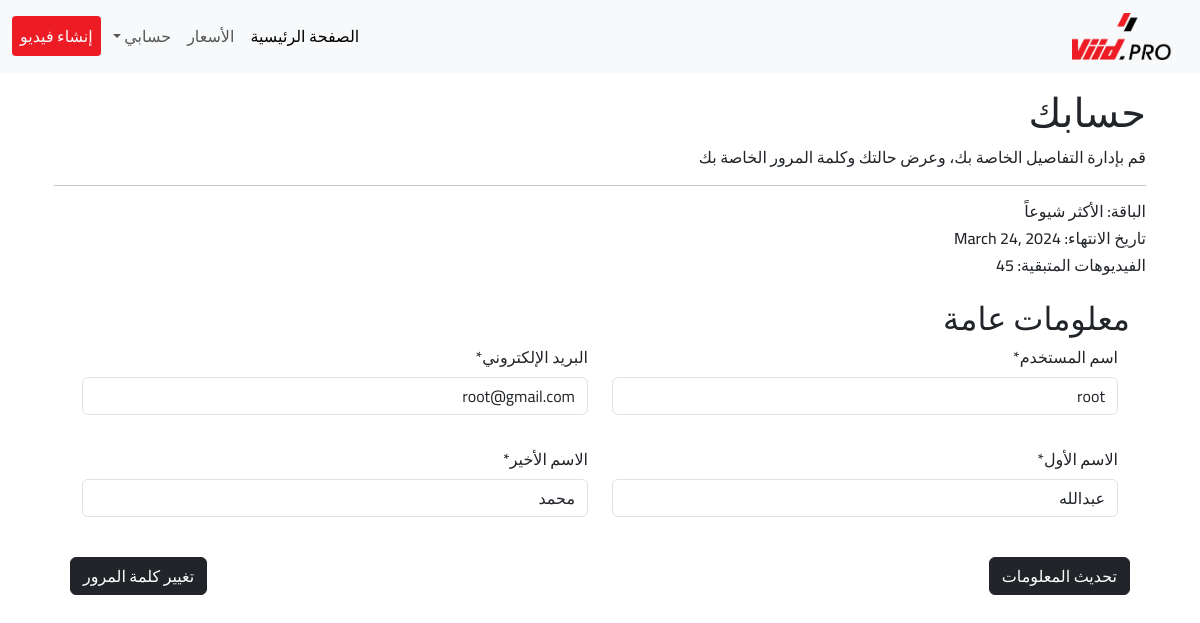
/accounts/profile/ (signed in), run on an earlier commit of the app's database.
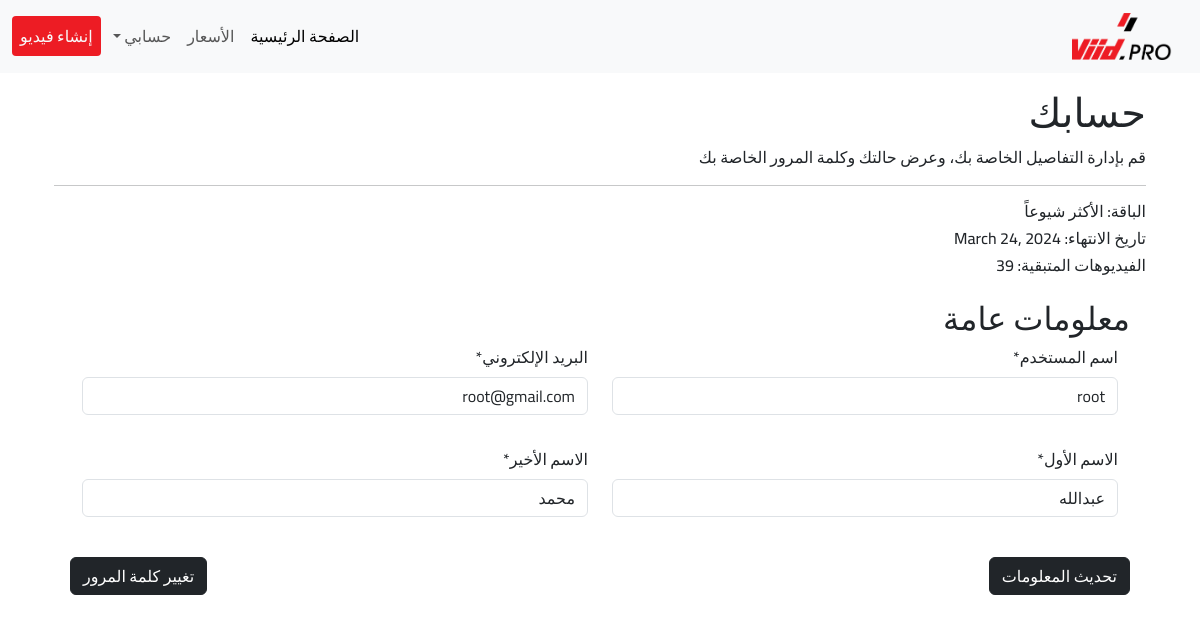
And on a later commit of the database.
### pay/models.py (models this page shows, shortened)
class Subscription(models.Model):
    user = models.OneToOneField(User, on_delete=models.CASCADE)
    plan = models.ForeignKey(Plan, on_delete=models.CASCADE)
    start_date = models.DateField(auto_now_add=True)
    end_date_time = models.DateField(blank=True, null=True)
    videos_per_months = models.IntegerField(default=0)

class Plan(models.Model):
    name=models.CharField(max_length=100, verbose_name='اسم الباقة')
    price=models.IntegerField(verbose_name="سعر الباقة")
    validaity=models.CharField(max_length=100, verbose_name="دورة الباقة (30 يوم)")
    unlimited=models.BooleanField(default=False, verbose_name='غير محدودة')
    videos_per_months = models.IntegerField(default=0)
    def __str__(self):
        return self.name

### users/views.py (the view)
# urls.py: path('profile/', profile, name='profile'),
@login_required
def profile(request):
    user = request.user
    try:
        subscription = Subscription.objects.get(user=user)
    except:
        return redirect('/pay/plans/')
    profile = Profile.objects.get(user=user)
    user_update = UserUpdateForm(instance=user)
    profile_update = UpdateProfileForm(instance=profile)
    if request.POST: # Save
        user_update = UserUpdateForm(request.POST, instance=request.user)
        profile_update = UpdateProfileForm(request.POST, request.FILES, instance=profile)
        if user_update.is_valid() and profile_update.is_valid():
            user_update.save()
            profile_update.save(commit=False)
            profile_update.user = request.user
            profile_update.save()
            print('Saved !!!')
            print('save successfully !') # test code
    else: # Show
        user_update = UserUpdateForm(instance=user)
        profile_update = UpdateProfileForm(instance=profile)
    context = {
        'user_update': user_update,
        'profile_update': profile_update,
        'subscription': subscription,
    }
    return render(request, 'users/profile.html', context)

### users/forms.py
class UserUpdateForm(forms.ModelForm):
    username = forms.CharField(label='اسم المستخدم', widget=forms.TextInput(attrs={"class": "form-control"}))
    email = forms.EmailField(label="البريد الإلكتروني", widget=forms.TextInput(attrs={'class': 'form-control'}))
    first_name = forms.CharField(label='الاسم الأول', widget=forms.TextInput(attrs={'class': 'form-control'}))
    last_name = forms.CharField(label="الاسم الأخير", widget=forms.TextInput(attrs={"class": "form-control"}))
    class Meta:
        model = User
        fields = ["username", 'first_name', 'last_name', 'email']

class UpdateProfileForm(forms.ModelForm):
    class Meta:
        model = Profile
        fields = ['image']

### users/templates/users/profile.html (shortened to what this page needs)
{% extends 'base.html' %}
{% load static %}
{% load crispy_forms_tags %}
{% block content %}
<div class="container">
  <h1>حسابك</h1>
  <p>قم بإدارة التفاصيل الخاصة بك، وعرض حالتك وكلمة المرور الخاصة بك</p>
  <hr>
  <div>
    <h6>الباقة: {{subscription.plan}}</h6>
    <h6>تاريخ الانتهاء: {{subscription.end_date_time}}</h6>
    <h6>الفيديوهات المتبقية: {{subscription.videos_per_months}}</h6>
  </div>
  <div class="public-information">
    <h2>معلومات عامة</h2>
  <form method="POST" enctype="multipart/form-data">
    <div class="container">
      <div class="row">
        <div class="col-sm-6">
          {{user_update.username|as_crispy_field}}
        </div>
        <div class="col-sm-6">
          {{user_update.email|as_crispy_field}}
        </div>
      </div>
      <div class="row mt-3">
        <div class="col-sm-6">
          {{user_update.first_name|as_crispy_field}}
        </div>
        <div class="col-sm-6">
          {{user_update.last_name|as_crispy_field}}
        </div>
      </div>
    </div>
        <br>
        <div class="grid">
          <div class="item" style="display: flex; justify-content: space-between; width: 100%;">
            <button type="submit" class="btn btn-dark">تحديث المعلومات</button>
            <a href="{% url 'account_reset_password' %}" class="btn btn-dark">تغيير كلمة المرور</a>
          </div>
        </div>
      </form>
      <br>
  </div>
</div>
{% endblock %}

What changed in the data, as far as the page shows it:
changed Subscription "الأكثر شيوعاً": videos_per_months "45" → "39"
